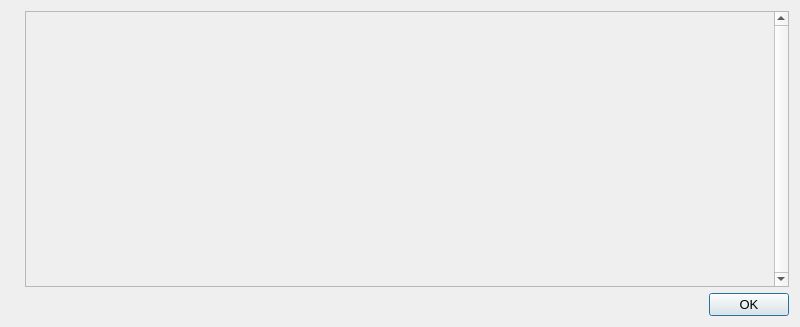
<?xml version="1.0" encoding="UTF-8"?>
<ui version="4.0">
 <class>HelpMessageDialog</class>
 <widget class="QDialog" name="HelpMessageDialog">
  <property name="geometry">
   <rect>
    <x>0</x>
    <y>0</y>
    <width>800</width>
    <height>327</height>
   </rect>
  </property>
  <property name="font">
   <font>
    <pointsize>10</pointsize>
   </font>
  </property>
  <property name="windowTitle">
   <string>Fedoracoin Core - Command-line options</string>
  </property>
  <layout class="QHBoxLayout" name="horizontalLayout_2">
   <item>
    <widget class="QLabel" name="graphic">
     <property name="sizePolicy">
      <sizepolicy hsizetype="Preferred" vsizetype="Ignored">
       <horstretch>0</horstretch>
       <verstretch>0</verstretch>
      </sizepolicy>
     </property>
     <property name="pixmap">
      <pixmap>:/images/about</pixmap>
     </property>
    </widget>
   </item>
   <item>
    <layout class="QVBoxLayout" name="verticalLayout">
     <item>
      <widget class="QScrollArea" name="scrollArea">
       <property name="verticalScrollBarPolicy">
        <enum>Qt::ScrollBarAlwaysOn</enum>
       </property>
       <property name="widgetResizable">
        <bool>true</bool>
       </property>
       <widget class="QWidget" name="scrollAreaWidgetContents">
        <property name="geometry">
         <rect>
          <x>0</x>
          <y>0</y>
          <width>748</width>
          <height>276</height>
         </rect>
        </property>
        <layout class="QVBoxLayout" name="verticalLayout_2">
         <item>
          <widget class="QLabel" name="helpMessageLabel">
           <property name="font">
            <font>
             <family>Terminal</family>
            </font>
           </property>
           <property name="cursor">
            <cursorShape>IBeamCursor</cursorShape>
           </property>
           <property name="textFormat">
            <enum>Qt::PlainText</enum>
           </property>
           <property name="textInteractionFlags">
            <set>Qt::LinksAccessibleByMouse|Qt::TextSelectableByKeyboard|Qt::TextSelectableByMouse</set>
           </property>
          </widget>
         </item>
        </layout>
       </widget>
      </widget>
     </item>
     <item>
      <widget class="QDialogButtonBox" name="okButton">
       <property name="orientation">
        <enum>Qt::Horizontal</enum>
       </property>
       <property name="standardButtons">
        <set>QDialogButtonBox::Ok</set>
       </property>
      </widget>
     </item>
    </layout>
   </item>
  </layout>
 </widget>
 <resources>
  <include location="../bitcoin.qrc"/>
 </resources>
 <connections>
  <connection>
   <sender>okButton</sender>
   <signal>accepted()</signal>
   <receiver>HelpMessageDialog</receiver>
   <slot>accept()</slot>
   <hints>
    <hint type="sourcelabel">
     <x>20</x>
     <y>20</y>
    </hint>
    <hint type="destinationlabel">
     <x>20</x>
     <y>20</y>
    </hint>
   </hints>
  </connection>
  <connection>
   <sender>okButton</sender>
   <signal>rejected()</signal>
   <receiver>HelpMessageDialog</receiver>
   <slot>reject()</slot>
   <hints>
    <hint type="sourcelabel">
     <x>20</x>
     <y>20</y>
    </hint>
    <hint type="destinationlabel">
     <x>20</x>
     <y>20</y>
    </hint>
   </hints>
  </connection>
 </connections>
</ui>
